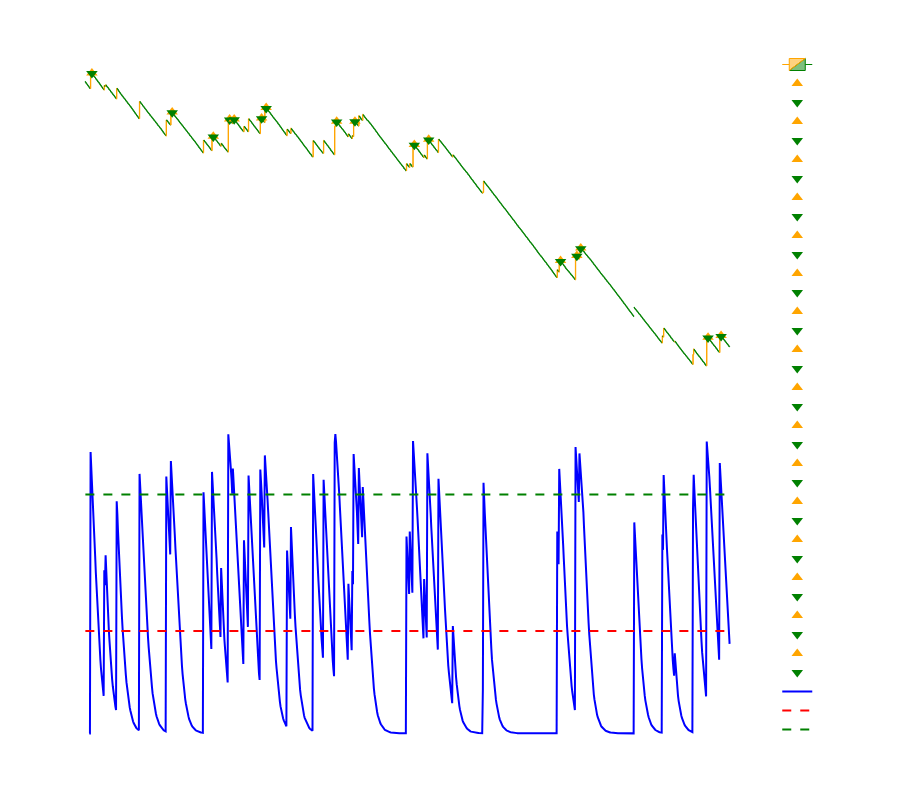

This figure's notebook cell:
### Code cell
from plotly.subplots import make_subplots

def plot_trades(df, trades):
    fig = go.Figure(data=[go.Candlestick(x=df.index,
                                        open=df['open'],
                                        high=df['high'],
                                        low=df['low'],
                                        close=df['close'],
                                        increasing_line_color='orange',
                                        decreasing_line_color='green',
                                        line_width=1)])

    entry_exit_traces = []  # Store entry and exit traces separately

    for trade in trades:
        entry_time = trade["entry_time"]
        entry_price = trade["entry_price"]
        exit_time = trade["exit_time"]
        exit_price = trade["exit_price"]

        entry_trace = go.Scatter(x=[entry_time], y=[entry_price],
                                 mode='markers',
                                 marker=dict(size=10, symbol='triangle-up', color='orange'))
        
        exit_trace = go.Scatter(x=[exit_time], y=[exit_price],
                                mode='markers',
                                marker=dict(size=10, symbol='triangle-down', color='green'))

        entry_exit_traces.append(entry_trace)
        entry_exit_traces.append(exit_trace)

    # Calculate RSI levels
    rsi_levels = df['rsi']
    rsi_oversold = [30] * len(df)
    rsi_overbought = [70] * len(df)

    # Create a subplot with shared x-axis
    subplot_fig = make_subplots(rows=2, cols=1, shared_xaxes=True, vertical_spacing=0.05)

    # Add candlestick chart to the first subplot
    subplot_fig.add_trace(go.Candlestick(x=df.index,
                                          open=df['open'],
                                          high=df['high'],
                                          low=df['low'],
                                          close=df['close'],
                                          increasing_line_color='orange',
                                          decreasing_line_color='green',
                                          line_width=1), row=1, col=1)

    # Add entry and exit traces to the first subplot
    for trace in entry_exit_traces:
        subplot_fig.add_trace(trace, row=1, col=1)

    # Add RSI plot to the second subplot
    subplot_fig.add_trace(go.Scatter(x=df.index, y=rsi_levels, name='RSI', line=dict(color='blue')), row=2, col=1)
    subplot_fig.add_trace(go.Scatter(x=df.index, y=rsi_oversold, name='Oversold', line=dict(color='red', dash='dash')), row=2, col=1)
    subplot_fig.add_trace(go.Scatter(x=df.index, y=rsi_overbought, name='Overbought', line=dict(color='green', dash='dash')), row=2, col=1)

    # Update layout of the subplots
    subplot_fig.update_layout(
        title="Backtest Trades with RSI",
        xaxis_title="Time",
        height=800,  # Set the height of the entire plot
        xaxis_rangeslider_visible=False,
        plot_bgcolor='white',
        paper_bgcolor='white',
        font=dict(color='white'),
        showlegend=True,
        autosize=True,
        margin=dict(l=50, r=50, t=50, b=50),
        xaxis_showgrid=False,
        yaxis_showgrid=False,
    )

    subplot_fig.show()


if __name__ == "__main__":
    symbol = "Boom 1000 Index"
    timeframe = mt5.TIMEFRAME_M1
    lot_size = 1.0
    period = 7

    # Specify the date range for historical data (adjust as needed)
    start_date = datetime(2023, 8, 9)
    end_date = datetime.now()

    # Step 1: Load historical data within the specified date range
    df = get_historical_data(symbol, timeframe, start_date, end_date)

    # Step 2: Calculate RSI
    calculate_rsi(df, period)

    # Step 3: Backtest the strategy
    trades = backtest_strategy(df, lot_size)

    # Step 4: Print the backtest results
    total_pnl = 0
    for trade in trades:
        print(f"Trade Type: {trade['trade_type']}")
        print(f"Entry Time: {trade['entry_time']}, Entry Price: {trade['entry_price']}")
        print(f"Exit Time: {trade['exit_time']}, Exit Price: {trade['exit_price']}")
        print(f"Profit/Loss: {trade['pnl']:.2f}\n")
        total_pnl += trade['pnl']

    print(f"Total Profit/Loss: {total_pnl:.2f}")
    print(f"Total Trades: {len(trades)}")

    # Step 5: Plot the trades
    plot_trades(df, trades)

### Figure 1 — Plotly figure (JSON) as saved in the notebook; plotly's stock layout.template omitted (floating-point values rounded to 4 significant figures; data arrays with more than 128 entries replaced by an {"elided": "..."} marker saying what was removed)
{"data": [{"close": {"elided": "988 float values"}, "decreasing": {"line": {"color": "green"}}, "high": {"elided": "988 float values"}, "increasing": {"line": {"color": "orange"}}, "line": {"width": 1}, "low": {"elided": "988 float values"}, "open": {"elided": "988 float values"}, "type": "candlestick", "x": {"elided": "988 str values"}, "xaxis": "x", "yaxis": "y"}, {"marker": {"color": "orange", "size": 10, "symbol": "triangle-up"}, "mode": "markers", "type": "scatter", "x": ["2023-08-08T23:10:00"], "xaxis": "x", "y": [11300.0], "yaxis": "y"}, {"marker": {"color": "green", "size": 10, "symbol": "triangle-down"}, "mode": "markers", "type": "scatter", "x": ["2023-08-08T23:10:00"], "xaxis": "x", "y": [11300.0], "yaxis": "y"}, {"marker": {"color": "orange", "size": 10, "symbol": "triangle-up"}, "mode": "markers", "type": "scatter", "x": ["2023-08-09T01:13:00"], "xaxis": "x", "y": [11270.0], "yaxis": "y"}, {"marker": {"color": "green", "size": 10, "symbol": "triangle-down"}, "mode": "markers", "type": "scatter", "x": ["2023-08-09T01:13:00"], "xaxis": "x", "y": [11270.0], "yaxis": "y"}, {"marker": {"color": "orange", "size": 10, "symbol": "triangle-up"}, "mode": "markers", "type": "scatter", "x": ["2023-08-09T02:16:00"], "xaxis": "x", "y": [11250.0], "yaxis": "y"}, {"marker": {"color": "green", "size": 10, "symbol": "triangle-down"}, "mode": "markers", "type": "scatter", "x": ["2023-08-09T02:16:00"], "xaxis": "x", "y": [11250.0], "yaxis": "y"}, {"marker": {"color": "orange", "size": 10, "symbol": "triangle-up"}, "mode": "markers", "type": "scatter", "x": ["2023-08-09T02:41:00"], "xaxis": "x", "y": [11260.0], "yaxis": "y"}, {"marker": {"color": "green", "size": 10, "symbol": "triangle-down"}, "mode": "markers", "type": "scatter", "x": ["2023-08-09T02:41:00"], "xaxis": "x", "y": [11260.0], "yaxis": "y"}, {"marker": {"color": "orange", "size": 10, "symbol": "triangle-up"}, "mode": "markers", "type": "scatter", "x": ["2023-08-09T02:48:00"], "xaxis": "x", "y": [11260.0], "yaxis": "y"}, {"marker": {"color": "green", "size": 10, "symbol": "triangle-down"}, "mode": "markers", "type": "scatter", "x": ["2023-08-09T02:48:00"], "xaxis": "x", "y": [11260.0], "yaxis": "y"}, {"marker": {"color": "orange", "size": 10, "symbol": "triangle-up"}, "mode": "markers", "type": "scatter", "x": ["2023-08-09T03:30:00"], "xaxis": "x", "y": [11260.0], "yaxis": "y"}, {"marker": {"color": "green", "size": 10, "symbol": "triangle-down"}, "mode": "markers", "type": "scatter", "x": ["2023-08-09T03:30:00"], "xaxis": "x", "y": [11260.0], "yaxis": "y"}, {"marker": {"color": "orange", "size": 10, "symbol": "triangle-up"}, "mode": "markers", "type": "scatter", "x": ["2023-08-09T03:37:00"], "xaxis": "x", "y": [11270.0], "yaxis": "y"}, {"marker": {"color": "green", "size": 10, "symbol": "triangle-down"}, "mode": "markers", "type": "scatter", "x": ["2023-08-09T03:37:00"], "xaxis": "x", "y": [11270.0], "yaxis": "y"}, {"marker": {"color": "orange", "size": 10, "symbol": "triangle-up"}, "mode": "markers", "type": "scatter", "x": ["2023-08-09T05:25:00"], "xaxis": "x", "y": [11260.0], "yaxis": "y"}, {"marker": {"color": "green", "size": 10, "symbol": "triangle-down"}, "mode": "markers", "type": "scatter", "x": ["2023-08-09T05:25:00"], "xaxis": "x", "y": [11260.0], "yaxis": "y"}, {"marker": {"color": "orange", "size": 10, "symbol": "triangle-up"}, "mode": "markers", "type": "scatter", "x": ["2023-08-09T05:53:00"], "xaxis": "x", "y": [11260.0], "yaxis": "y"}, {"marker": {"color": "green", "size": 10, "symbol": "triangle-down"}, "mode": "markers", "type": "scatter", "x": ["2023-08-09T05:53:00"], "xaxis": "x", "y": [11260.0], "yaxis": "y"}, {"marker": {"color": "orange", "size": 10, "symbol": "triangle-up"}, "mode": "markers", "type": "scatter", "x": ["2023-08-09T07:24:00"], "xaxis": "x", "y": [11240.0], "yaxis": "y"}, {"marker": {"color": "green", "size": 10, "symbol": "triangle-down"}, "mode": "markers", "type": "scatter", "x": ["2023-08-09T07:24:00"], "xaxis": "x", "y": [11240.0], "yaxis": "y"}, {"marker": {"color": "orange", "size": 10, "symbol": "triangle-up"}, "mode": "markers", "type": "scatter", "x": ["2023-08-09T07:46:00"], "xaxis": "x", "y": [11250.0], "yaxis": "y"}, {"marker": {"color": "green", "size": 10, "symbol": "triangle-down"}, "mode": "markers", "type": "scatter", "x": ["2023-08-09T07:46:00"], "xaxis": "x", "y": [11240.0], "yaxis": "y"}, {"marker": {"color": "orange", "size": 10, "symbol": "triangle-up"}, "mode": "markers", "type": "scatter", "x": ["2023-08-09T11:08:00"], "xaxis": "x", "y": [11150.0], "yaxis": "y"}, {"marker": {"color": "green", "size": 10, "symbol": "triangle-down"}, "mode": "markers", "type": "scatter", "x": ["2023-08-09T11:08:00"], "xaxis": "x", "y": [11150.0], "yaxis": "y"}, {"marker": {"color": "orange", "size": 10, "symbol": "triangle-up"}, "mode": "markers", "type": "scatter", "x": ["2023-08-09T11:33:00"], "xaxis": "x", "y": [11150.0], "yaxis": "y"}, {"marker": {"color": "green", "size": 10, "symbol": "triangle-down"}, "mode": "markers", "type": "scatter", "x": ["2023-08-09T11:33:00"], "xaxis": "x", "y": [11150.0], "yaxis": "y"}, {"marker": {"color": "orange", "size": 10, "symbol": "triangle-up"}, "mode": "markers", "type": "scatter", "x": ["2023-08-09T11:39:00"], "xaxis": "x", "y": [11160.0], "yaxis": "y"}, {"marker": {"color": "green", "size": 10, "symbol": "triangle-down"}, "mode": "markers", "type": "scatter", "x": ["2023-08-09T11:39:00"], "xaxis": "x", "y": [11160.0], "yaxis": "y"}, {"marker": {"color": "orange", "size": 10, "symbol": "triangle-up"}, "mode": "markers", "type": "scatter", "x": ["2023-08-09T14:54:00"], "xaxis": "x", "y": [11090.0], "yaxis": "y"}, {"marker": {"color": "green", "size": 10, "symbol": "triangle-down"}, "mode": "markers", "type": "scatter", "x": ["2023-08-09T14:54:00"], "xaxis": "x", "y": [11090.0], "yaxis": "y"}, {"marker": {"color": "orange", "size": 10, "symbol": "triangle-up"}, "mode": "markers", "type": "scatter", "x": ["2023-08-09T15:14:00"], "xaxis": "x", "y": [11090.0], "yaxis": "y"}, {"marker": {"color": "green", "size": 10, "symbol": "triangle-down"}, "mode": "markers", "type": "scatter", "x": ["2023-08-09T15:14:00"], "xaxis": "x", "y": [11090.0], "yaxis": "y"}, {"line": {"color": "blue"}, "name": "RSI", "type": "scatter", "x": {"elided": "988 str values"}, "xaxis": "x2", "y": {"elided": "988 float values"}, "yaxis": "y2"}, {"line": {"color": "red", "dash": "dash"}, "name": "Oversold", "type": "scatter", "x": {"elided": "988 str values"}, "xaxis": "x2", "y": {"elided": "988 int values"}, "yaxis": "y2"}, {"line": {"color": "green", "dash": "dash"}, "name": "Overbought", "type": "scatter", "x": {"elided": "988 str values"}, "xaxis": "x2", "y": {"elided": "988 int values"}, "yaxis": "y2"}], "layout": {"autosize": true, "font": {"color": "white"}, "height": 800, "margin": {"b": 50, "l": 50, "r": 50, "t": 50}, "paper_bgcolor": "white", "plot_bgcolor": "white", "showlegend": true, "title": {"text": "Backtest Trades with RSI"}, "xaxis": {"anchor": "y", "domain": [0, 1], "matches": "x2", "rangeslider": {"visible": false}, "showgrid": false, "showticklabels": false, "title": {"text": "Time"}}, "xaxis2": {"anchor": "y2", "domain": [0, 1]}, "yaxis": {"anchor": "x", "domain": [0.525, 1], "showgrid": false}, "yaxis2": {"anchor": "x2", "domain": [0, 0.475]}}}
